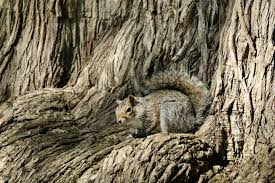
#> input picture training/dataset/images/Camouflage-4.jpg, 275 x 183 px, given in place of Camouflage-4.png, which was not available
$ python heatmap.py
#> lines starting #> are read from the running program, lines starting #| are printed output that depends on the picture; pictures that were not available may be replaced by others from this repository, and a replacement may not be noted
import cv2

# load image + mask
img = cv2.imread("download.jpg")
mask = cv2.imread("Camouflage-4.png", 0)
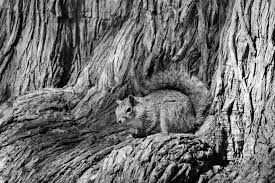
#> mask: shape (183, 275); min 0, max 255, mean 112.3

# create heatmap
heatmap = cv2.applyColorMap(mask, cv2.COLORMAP_JET)
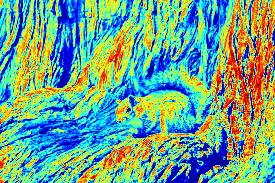
#> heatmap: shape (183, 275, 3); mean B, G, R 139, 164.8, 107.5

# overlay
#> (the run stopped early here; a loop or call above may not have finished)

$ run again, with training/dataset/images/Camouflage-1.jpg copied over training/dataset/images/Camouflage-4.jpg
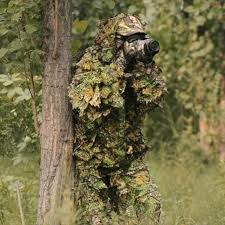
#> input picture training/dataset/images/Camouflage-1.jpg, 225 x 225 px, given in place of Camouflage-4.png, which was not available
#> `mask = cv2.imread("Camouflage-4.png", 0)`:
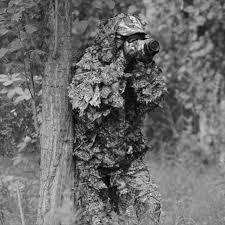
#> mask: shape (225, 225); min 0, max 241, mean 107.7
#> `heatmap = cv2.applyColorMap(mask, cv2.COLORMAP_JET)`:
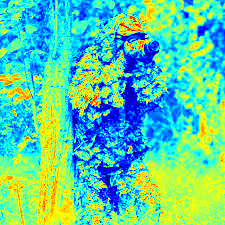
#> heatmap: shape (225, 225, 3); mean B, G, R 162.8, 204.9, 90.8

$ run again, with training/dataset/images/Camouflage-2.jpg copied over training/dataset/images/Camouflage-4.jpg
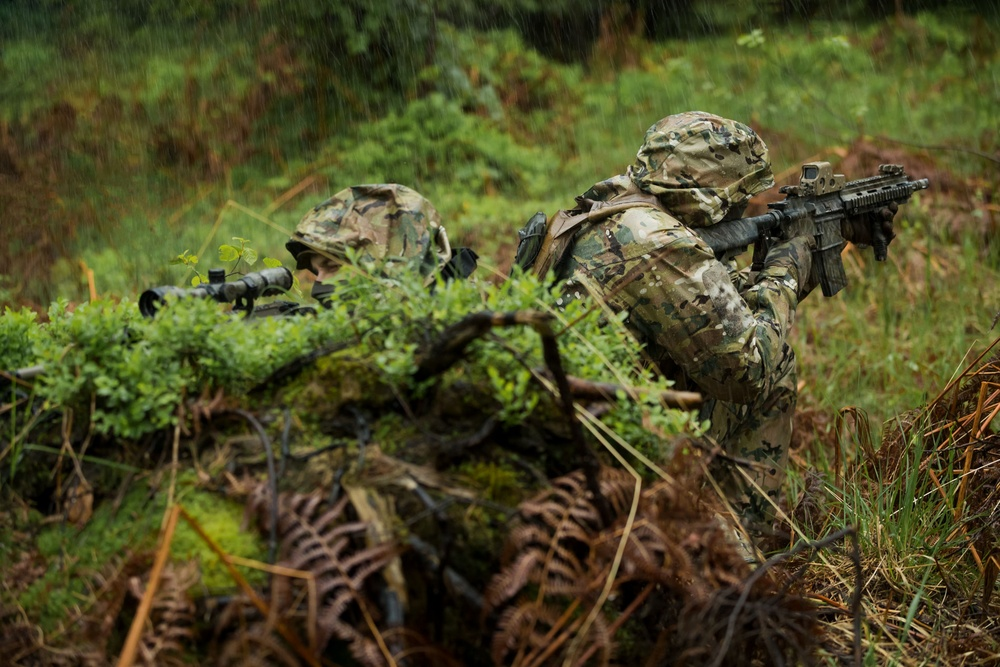
#> input picture training/dataset/images/Camouflage-2.jpg, 1000 x 667 px, shrunk from 1900 x 1267 before the run, given in place of Camouflage-4.png, which was not available
#> `mask = cv2.imread("Camouflage-4.png", 0)`:
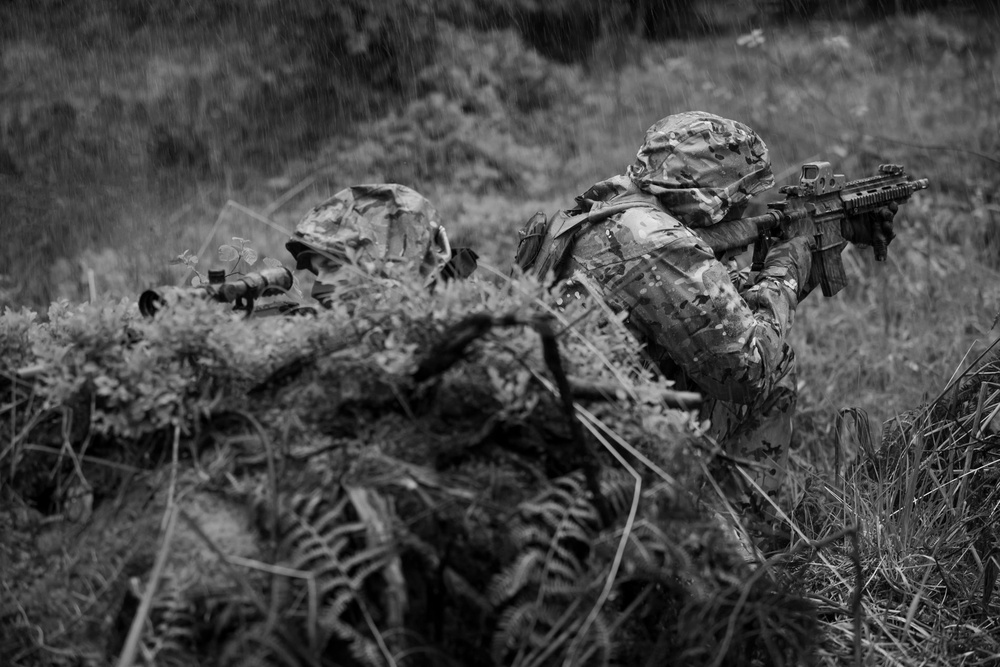
#> mask: shape (667, 1000); min 0, max 244, mean 72.8
#> `heatmap = cv2.applyColorMap(mask, cv2.COLORMAP_JET)`:
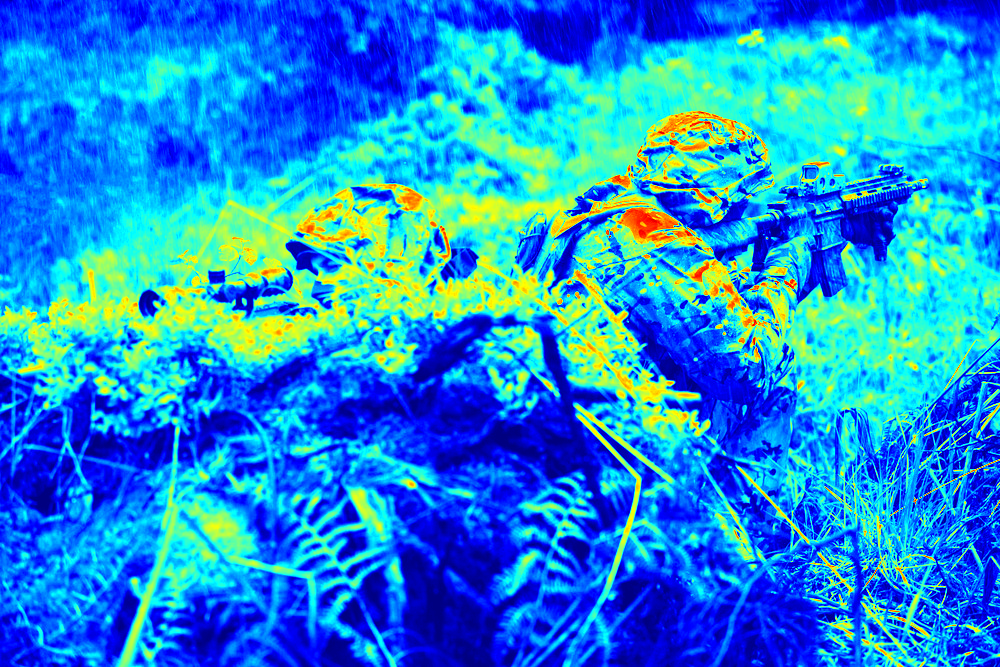
#> heatmap: shape (667, 1000, 3); mean B, G, R 216.8, 140.2, 29.4

$ run again, with training/dataset/images/Camouflage-3.jpg copied over training/dataset/images/Camouflage-4.jpg
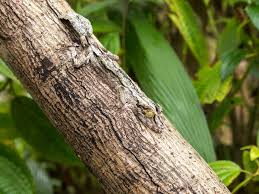
#> input picture training/dataset/images/Camouflage-3.jpg, 259 x 194 px, given in place of Camouflage-4.png, which was not available
#> `mask = cv2.imread("Camouflage-4.png", 0)`:
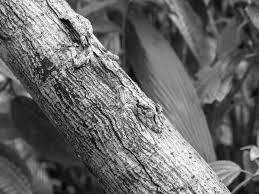
#> mask: shape (194, 259); min 0, max 255, mean 104.5
#> `heatmap = cv2.applyColorMap(mask, cv2.COLORMAP_JET)`:
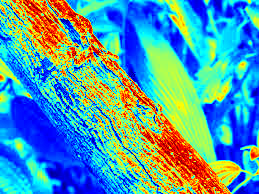
#> heatmap: shape (194, 259, 3); mean B, G, R 170.5, 155.5, 81.1
